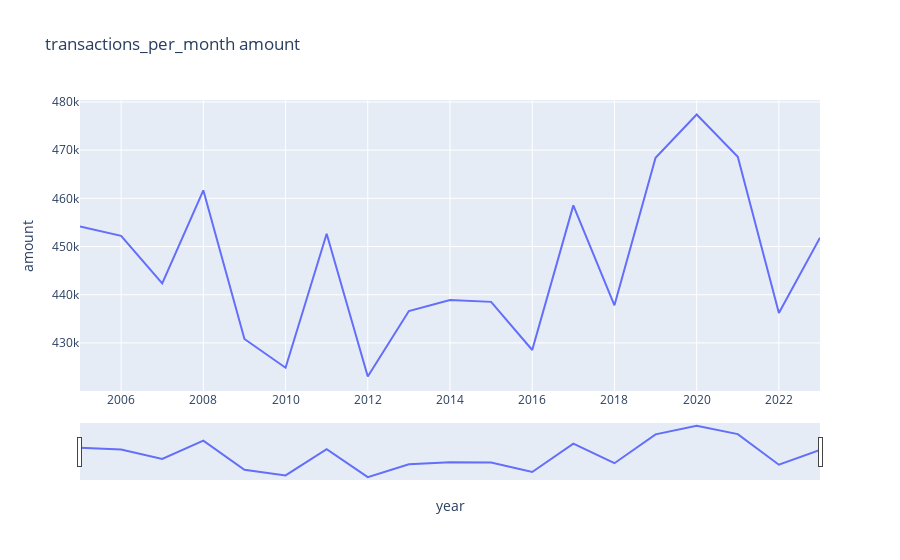

Notebook cell for this chart:
### Markdown cell above
Montant de transaction par an

### Code cell
transactions_per_month = pd.DataFrame(transactions_copy.groupby("year").amount.aggregate('mean')).reset_index()
fig = px.line(transactions_per_month, x='year', y='amount', title='transactions_per_month amount')

fig.update_xaxes(rangeslider_visible=True)
fig.show()

### Figure 1 — Plotly figure (JSON) as saved in the notebook; plotly's stock layout.template omitted (floating-point values rounded to 4 significant figures)
{"data": [{"hovertemplate": "year=%{x}<br>amount=%{y}<extra></extra>", "legendgroup": "", "line": {"color": "#636efa", "dash": "solid"}, "marker": {"symbol": "circle"}, "mode": "lines", "name": "", "orientation": "v", "showlegend": false, "type": "scatter", "x": [2005, 2006, 2007, 2008, 2009, 2010, 2011, 2012, 2013, 2014, 2015, 2016, 2017, 2018, 2019, 2020, 2021, 2022, 2023], "xaxis": "x", "y": [454200.0, 452200.0, 442300.0, 461700.0, 430800.0, 424800.0, 452700.0, 423000.0, 436600.0, 438900.0, 438500.0, 428500.0, 458500.0, 437800.0, 468400.0, 477400.0, 468600.0, 436200.0, 451800.0], "yaxis": "y"}], "layout": {"legend": {"tracegroupgap": 0}, "title": {"text": "transactions_per_month amount"}, "xaxis": {"anchor": "y", "domain": [0, 1], "rangeslider": {"visible": true}, "title": {"text": "year"}}, "yaxis": {"anchor": "x", "domain": [0, 1], "title": {"text": "amount"}}}}
